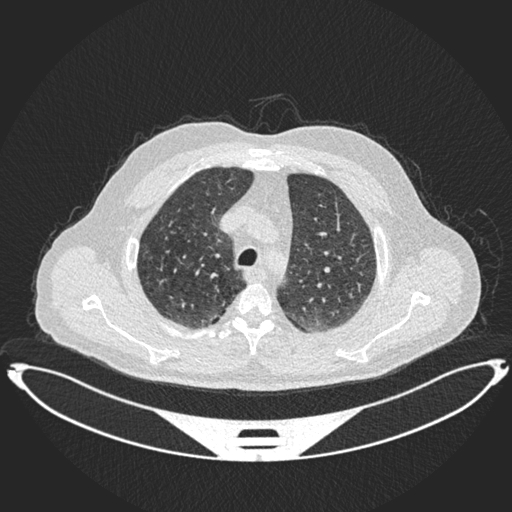
#> input picture Src/Main/Final/Normal case (2).jpg, 512 x 512 px
$ python Test.py
#> lines starting #> are read from the running program, lines starting #| are printed output that depends on the picture; after the words box and inside, x2 and y2 are one past the last pixel; in counts of white or black regions, pixels touching at a corner belong together
import cv2
import numpy as np
import os

# Load the JPG image
img = cv2.imread('Normal case (2).jpg', cv2.IMREAD_GRAYSCALE)
#> img is the input picture: shape (512, 512); min 37, max 255, mean 98

def normalize(image):
    lung_range = (-1000, 400)
    image = np.clip(image, *lung_range)
    image = (image - lung_range[0]) / (lung_range[1] - lung_range[0])
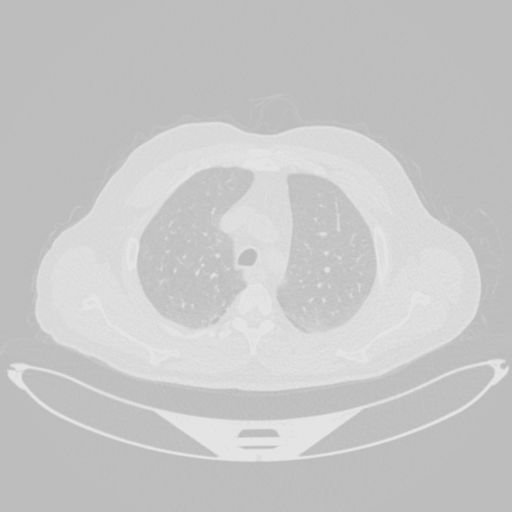
#> image: shape (512, 512) float64; min 0.741, max 0.896, mean 0.784
    image = (image * 255).astype(np.uint8)
    return image

normalized = normalize(img)
equalized = cv2.equalizeHist(normalized)    # enhance the quality of the image
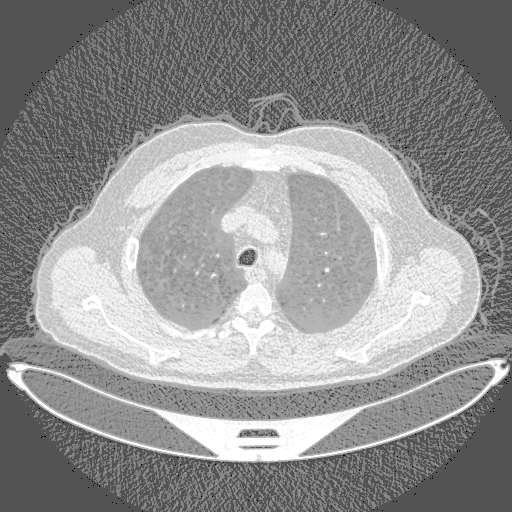
#> equalized: shape (512, 512); min 0, max 255, mean 145.6
# give threshold to plot the lungs
_, thresholded = cv2.threshold(equalized, 190, 255, cv2.THRESH_BINARY)
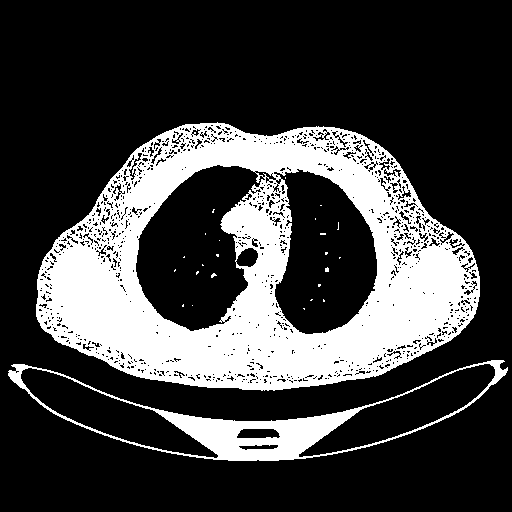
#> thresholded: shape (512, 512); 25.3% white; 26 white regions (24 under 20 px), largest, box (x1, y1, x2, y2) and area: (36, 122, 480, 391) 58932, (8, 360, 508, 461) 7269
kernel = cv2.getStructuringElement(cv2.MORPH_ELLIPSE, (5, 5))
closed = cv2.morphologyEx(thresholded, cv2.MORPH_CLOSE, kernel)
#> closed: shape (512, 512); 27.7% white; 24 white regions (22 under 20 px), largest, box (x1, y1, x2, y2) and area: (36, 122, 480, 391) 65087, (8, 360, 508, 461) 7455
opened = cv2.morphologyEx(closed, cv2.MORPH_OPEN, kernel)
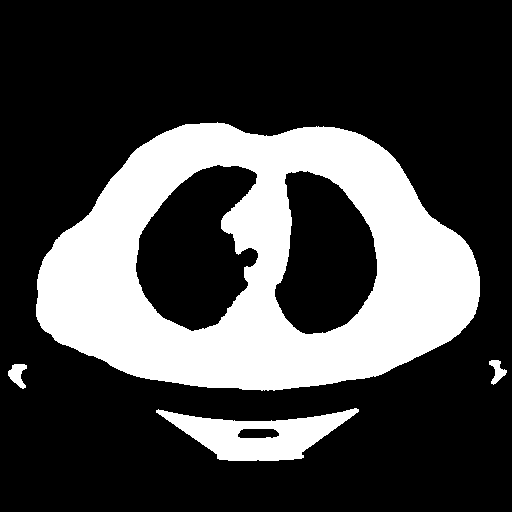
#> opened: shape (512, 512); 27% white; 4 white regions, box (x1, y1, x2, y2) and area: (36, 122, 480, 391) 65027, (156, 408, 359, 461) 5308, (8, 364, 27, 389) 280, (489, 360, 507, 385) 220

# remove small obstacles
_, labels, stats, _ = cv2.connectedComponentsWithStats(opened)
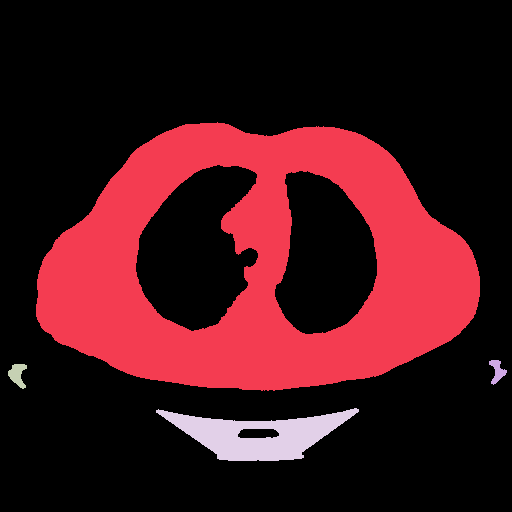
#> labels: shape (512, 512) int32; 5 distinct labels, from 0 to 4; one colour per label, 0 black
#> stats = [[0, 0, 512, 512, 191309], [36, 122, 444, 269, 65027], [489, 360, 18, 25, 220], [8, 364, 19, 25, 280], [156, 408, 203, 53, 5308]]
sizes = stats[:, -1]
#> sizes = [191309, 65027, 220, 280, 5308]
max_label = 1 + np.argmax(sizes[1:])
#> max_label = 1
cleaned = np.zeros_like(opened)
cleaned[labels == max_label] = 255

# Find contours
contours, hierarchy = cv2.findContours(cleaned, cv2.RETR_TREE, cv2.CHAIN_APPROX_SIMPLE)
cv2.drawContours(img, contours, -1, (0, 255, 0), 2)
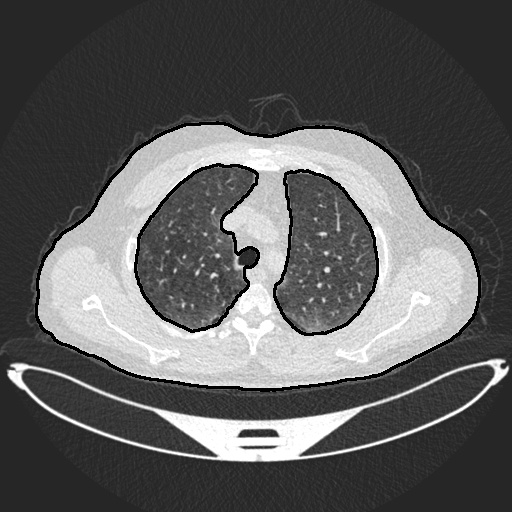
#> img: shape (512, 512); 2.78% of pixels changed, all inside (x1, y1, x2, y2) = (35, 121, 481, 392)
mask = np.zeros_like(img)   # create a black mask image to draw contour on it
right_lung = cv2.drawContours(mask, contours, 1, (255, 255, 255), cv2.FILLED)
#> mask: shape (512, 512); 4.7% white; 1 white region, box (x1, y1, x2, y2) and area: (274, 170, 378, 335) 12321
left_lung = cv2.drawContours(right_lung, contours, 2, (255, 255, 255), cv2.FILLED)
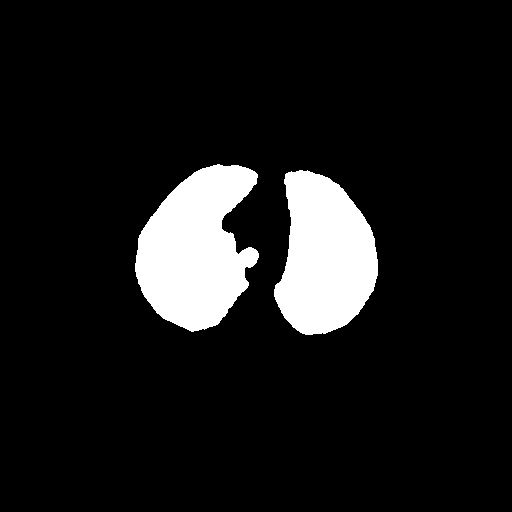
#> right_lung: shape (512, 512); 10% white; 2 white regions

# find contours of the mask to plot only the lungs
mask_contours, _ = cv2.findContours(mask, cv2.RETR_EXTERNAL, cv2.CHAIN_APPROX_SIMPLE)

lung_img = img.copy()   #create a copy of input image to plot the lung

# Draw contours of the lungs on the copy of the input image
cv2.drawContours(lung_img, mask_contours, -1, (0, 255, 0), 2)


# Display the images
cv2.imshow('Lung Contours', lung_img)
# cv2.imshow('HU Image', normalized)
cv2.imshow('Lung Mask', mask)
cv2.waitKey(0)
cv2.destroyAllWindows()
